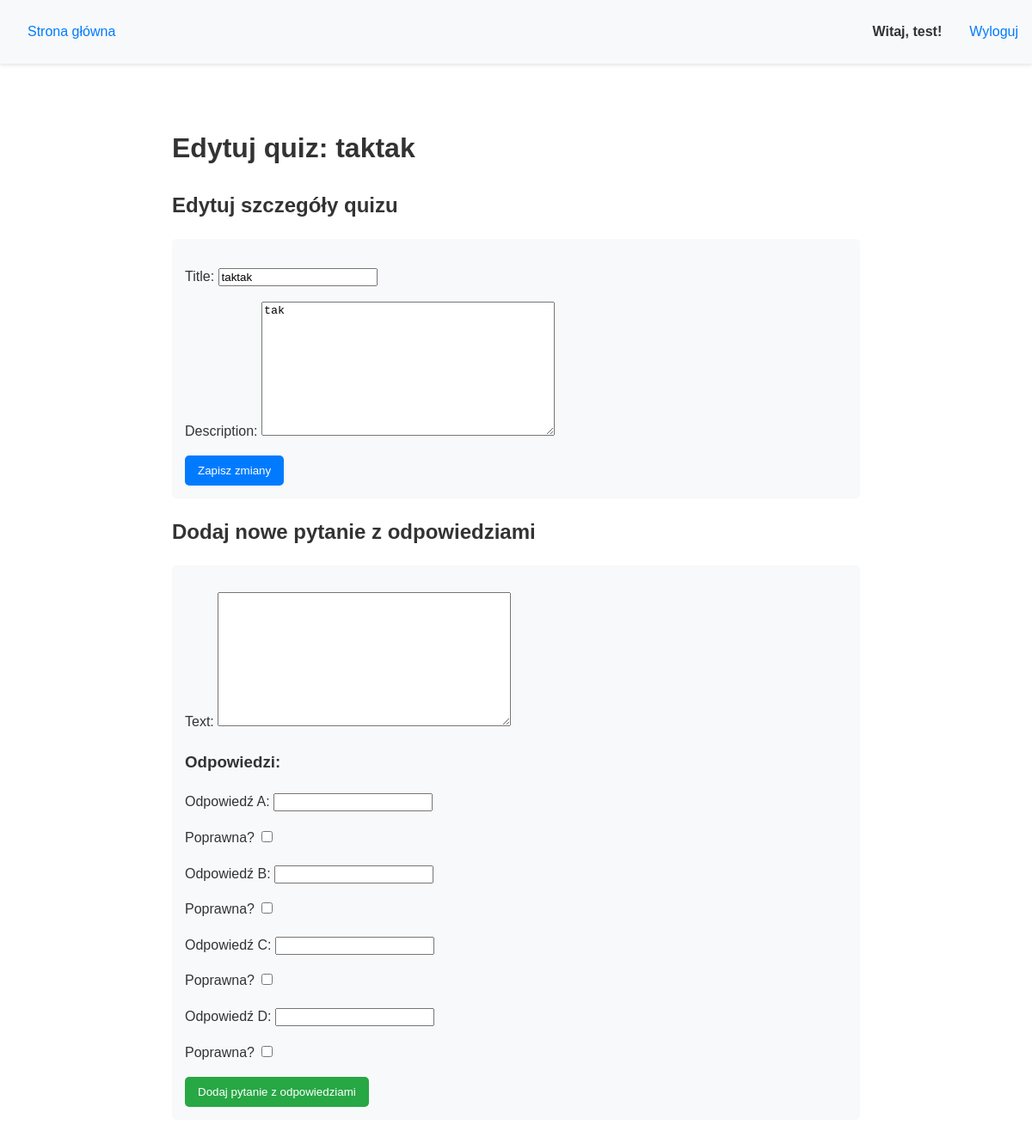
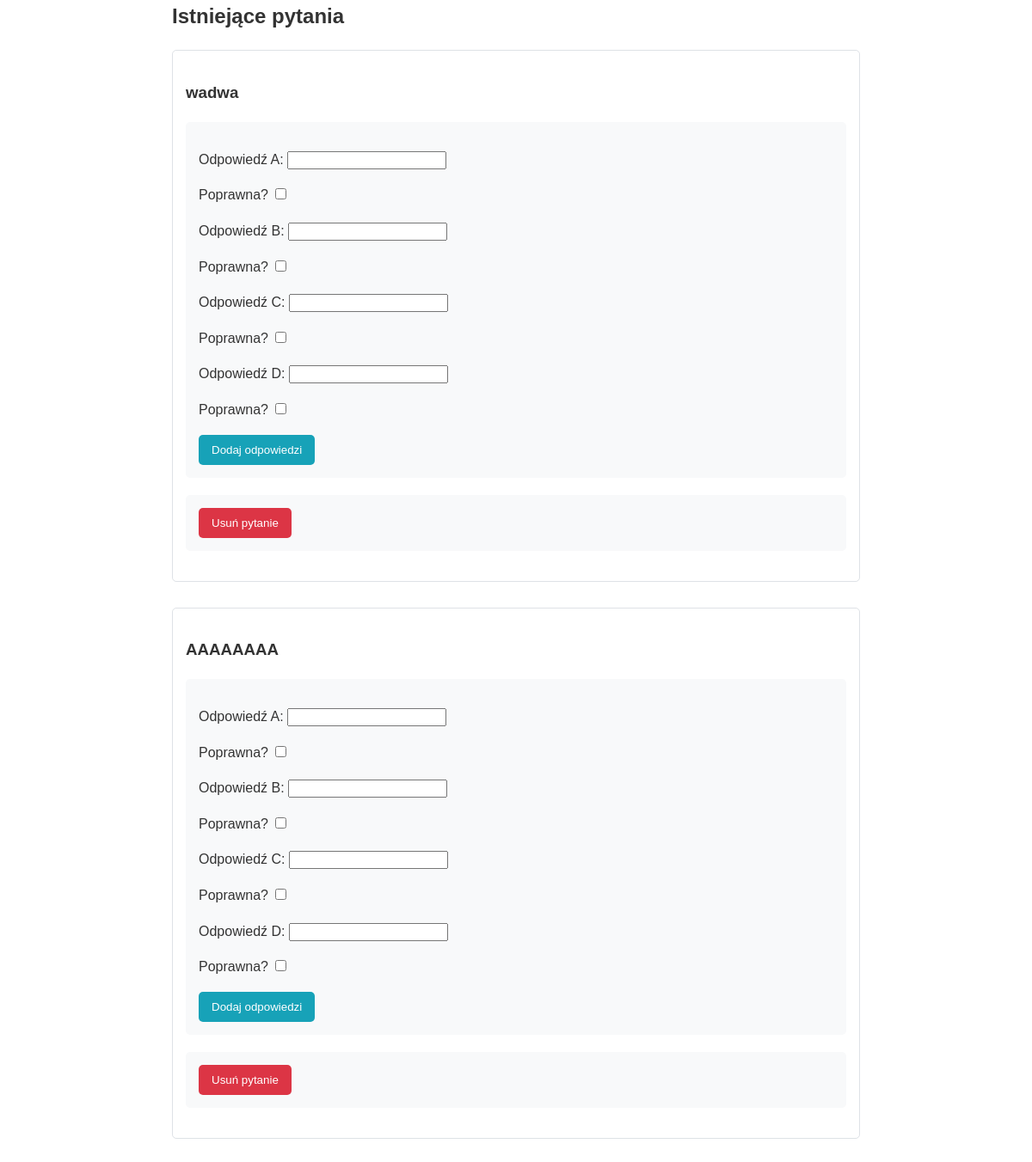
Screenshot of /quiz/4/edit/ (signed in) with the database file from the repository (2 pictures, top to bottom).
### quizzes/models.py (models this page shows, shortened)
class Quiz(models.Model):
    title = models.CharField(max_length=200)
    description = models.TextField()
    created_by = models.ForeignKey(User, on_delete=models.CASCADE, related_name='quizzes')
    created_at = models.DateTimeField(auto_now_add=True)

class Question(models.Model):
    quiz = models.ForeignKey(Quiz, related_name='questions', on_delete=models.CASCADE)
    text = models.TextField()
    order = models.IntegerField(default=0)

### quizzes/views.py (the view)
# urls.py: path('quiz/<int:quiz_id>/edit/', views.edit_quiz, name='edit_quiz'),
@login_required
def edit_quiz(request, quiz_id):
    quiz = get_object_or_404(Quiz, pk=quiz_id, created_by=request.user)
    if request.method == 'POST':
        quiz_form = QuizForm(request.POST, instance=quiz)
        question_form = QuestionForm(request.POST)
        answer_form = AnswerForm(request.POST)
        if quiz_form.is_valid():
            quiz_form.save()
        if 'add_question_with_answers' in request.POST:
            if question_form.is_valid() and answer_form.is_valid():
                new_question = question_form.save(commit=False)
                new_question.quiz = quiz
                new_question.save()
                for letter in ['A', 'B', 'C', 'D']:
                    Answer.objects.create(
                        question=new_question,
                        text=answer_form.cleaned_data[f'text_{letter}'],
                        is_correct=answer_form.cleaned_data[f'is_correct_{letter}'],
                        letter=letter
                    )
                messages.success(request, 'Pytanie i odpowiedzi zostały dodane.')
                return redirect('quizzes:edit_quiz', quiz_id=quiz.id)
        elif 'add_answers_to_question' in request.POST:
            question_id = request.POST.get('question_id')
            if question_id and answer_form.is_valid():
                question = get_object_or_404(Question, pk=question_id)
                question.answers.all().delete()
                for letter in ['A', 'B', 'C', 'D']:
                    Answer.objects.create(
                        question=question,
                        text=answer_form.cleaned_data[f'text_{letter}'],
                        is_correct=answer_form.cleaned_data[f'is_correct_{letter}'],
                        letter=letter
                    )
                messages.success(request, 'Odpowiedzi zostały zaktualizowane.')
                return redirect('quizzes:edit_quiz', quiz_id=quiz.id)
    else:
        quiz_form = QuizForm(instance=quiz)
        question_form = QuestionForm()
        answer_form = AnswerForm()
    questions = quiz.questions.all()
    return render(request, 'quizzes/edit_quiz.html', {
        'quiz_form': quiz_form,
        'question_form': question_form,
        'answer_form': answer_form,
        'quiz': quiz,
        'questions': questions,
    })

### quizzes/forms.py
class QuizForm(forms.ModelForm):
    class Meta:
        model = Quiz
        fields = ['title', 'description']

class QuestionForm(forms.ModelForm):
    class Meta:
        model = Question
        fields = ['text']

### quizzes/templates/quizzes/edit_quiz.html (shortened to what this page needs)
{% extends "base.html" %}
{% block content %}
<div class="quiz-edit">
    <h1>Edytuj quiz: {{ quiz.title }}</h1>
    <h2>Edytuj szczegóły quizu</h2>
    <form method="post">
        {{ quiz_form.as_p }}
        <button type="submit" class="btn btn-primary">Zapisz zmiany</button>
    </form>
    <h2>Dodaj nowe pytanie z odpowiedziami</h2>
    <form method="post">
        {{ question_form.as_p }}
        <h3>Odpowiedzi:</h3>
        {{ answer_form.as_p }}
        <button type="submit" name="add_question_with_answers" class="btn btn-success">
            Dodaj pytanie z odpowiedziami
        </button>
    </form>
    <h2>Istniejące pytania</h2>
    {% for question in quiz.questions.all %}
        <div class="question-block">
            <h3>{{ question.text }}</h3>
            <form method="post">
                {{ answer_form.as_p }}
                <button type="submit" name="add_answers_to_question" class="btn btn-info">
                    Dodaj odpowiedzi
                </button>
            </form>
            <form method="post" action="{% url 'quizzes:delete_question' quiz.id question.id %}" class="delete-form">
                <button type="submit" class="btn btn-danger">Usuń pytanie</button>
            </form>
        </div>
    {% endfor %}
</div>
{% endblock %}

### templates/base.html (shortened to what this page needs)
<!DOCTYPE html>
<html lang="pl">
<head>
    <link rel="stylesheet" href="https://cdnjs.cloudflare.com/ajax/libs/font-awesome/5.15.4/css/all.min.css">
</head>
<body>
    <nav>
        <div class="nav-links">
            <a href="{% url 'quizzes:quiz_list' %}">Strona główna</a>
        </div>
        <div class="auth-links">
            {% if user.is_authenticated %}
                <span class="welcome-message">Witaj, {{ user.username }}!</span>
                <form action="{% url 'logout' %}" method="post" class="logout-form">
                    <button type="submit" class="btn-link">Wyloguj</button>
                </form>
            {% else %}
                <a href="{% url 'login' %}">Zaloguj</a>
                <a href="{% url 'signup' %}">Zarejestruj</a>
            {% endif %}
        </div>
    </nav>
    <main>
        {% block content %}
        {% endblock %}
    </main>
</body>
</html>

### templates/base.html (style rules this page uses)
body { font-family: Arial, sans-serif; line-height: 1.6; margin: 0; padding: 0; color: #333; }
nav { background: #f8f9fa; padding: 1rem; box-shadow: 0 2px 4px rgba(0,0,0,0.1); display: flex; justify-content: space-between; align-items: center; }
.nav-links { display: flex; gap: 1rem; }
.auth-links { display: flex; gap: 1rem; align-items: center; }
a, .btn-link { color: #007bff; text-decoration: none; padding: 0.5rem 1rem; border-radius: 4px; transition: background-color 0.3s; }
.welcome-message { font-weight: bold; margin-right: 1rem; }
.logout-form { display: inline; margin: 0; padding: 0; }
.btn-link { background: none; border: none; cursor: pointer; font-size: 1rem; padding: 0; }
main { max-width: 1200px; margin: 2rem auto; padding: 0 1rem; }

### quizzes/templates/quizzes/edit_quiz.html (style rules this page uses)
.quiz-edit { max-width: 800px; margin: 0 auto; padding: 20px; }
.quiz-edit form { margin-bottom: 20px; padding: 15px; background: #f8f9fa; border-radius: 5px; }
.question-block { margin-bottom: 30px; padding: 15px; border: 1px solid #dee2e6; border-radius: 5px; }
.delete-form { margin-top: 10px; }
.btn { padding: 10px 15px; border-radius: 5px; color: white; text-decoration: none; border: none; cursor: pointer; display: inline-block; }
.btn-primary { background-color: #007bff; }
.btn-success { background-color: #28a745; }
.btn-info { background-color: #17a2b8; }
.btn-danger { background-color: #dc3545; }

### rows the page displays
Quiz: title "taktak", description "tak"
Question: text "wadwa"
Question: text "AAAAAAAA"

### other values shown
{{ user.username }} "test"
